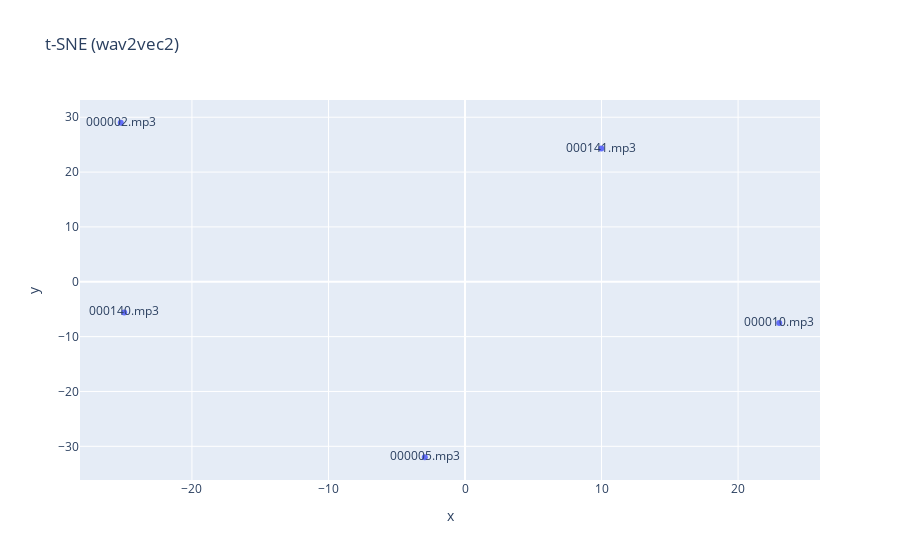

The code cell stored with this chart in its notebook:
### Markdown cell above
### 8 VISUALIZAÇÕES DOS EMBEDDINGS NO ESPAÇO ... EXPLICAR O QUE SIGNIFICA SE ESTA MAIS PROXIMOS OU AFASTADOS UNS DOS OUTROS

### Code cell
# 🧠 Visualização t-SNE com validação
modelo_tsne = 'wav2vec2'
subset = df[df['modelo'] == modelo_tsne]
if len(subset) >= 2:
    try:
        emb = np.stack(subset['embedding'].values)
        tsne = TSNE(n_components=2, random_state=42, perplexity=min(30, len(emb)-1))
        emb_2d = tsne.fit_transform(emb)
        fig = px.scatter(x=emb_2d[:,0], y=emb_2d[:,1], text=subset['ficheiro'], title=f't-SNE ({modelo_tsne})')
        fig.show()
    except Exception as e:
        print(f'Erro no t-SNE: {e}')
else:
    print('Dados insuficientes para gerar t-SNE.')

### Figure 1 — Plotly figure (JSON) as saved in the notebook; plotly's stock layout.template omitted (floating-point values rounded to 4 significant figures)
{"data": [{"hovertemplate": "x=%{x}<br>y=%{y}<br>text=%{text}<extra></extra>", "legendgroup": "", "marker": {"color": "#636efa", "symbol": "circle"}, "mode": "markers+text", "name": "", "orientation": "v", "showlegend": false, "text": ["000010.mp3", "000005.mp3", "000002.mp3", "000140.mp3", "000141.mp3"], "type": "scatter", "x": [23.02, -2.946, -25.21, -24.96, 9.984], "xaxis": "x", "y": [-7.521, -31.99, 29.0, -5.591, 24.29], "yaxis": "y"}], "layout": {"legend": {"tracegroupgap": 0}, "title": {"text": "t-SNE (wav2vec2)"}, "xaxis": {"anchor": "y", "domain": [0, 1], "title": {"text": "x"}}, "yaxis": {"anchor": "x", "domain": [0, 1], "title": {"text": "y"}}}}
